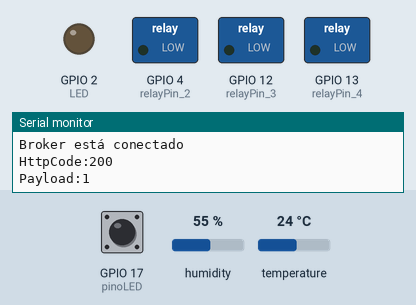
This sketch was run on a simulated ESP32. Parts: switched loads named in the sketch (green lamp = pin HIGH), output pins drawn as LEDs (lit = HIGH), the last lines printed to the serial monitor. Inputs (shaded band) come from the test bench; at power-on: GPIO 17 (pinoLED) HIGH, humidity 55 %, temperature 24 °C. WiFi joins after 1.5 s; servers stay silent unless stated; no MQTT or app messages arrive unless stated; web services answer with replies made up by the test bench.

Above: at 2.1 s.
At 3.1 s:
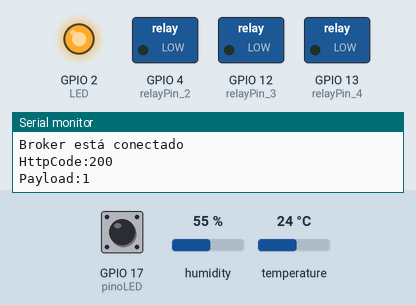
At 3.9 s:
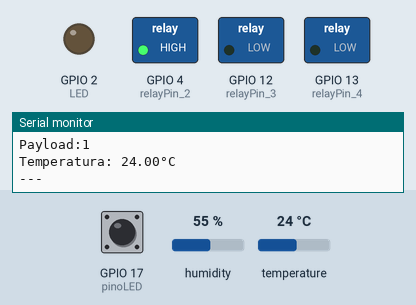
At 4.7 s:
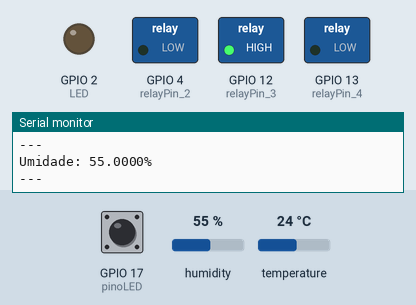
At 5.5 s:
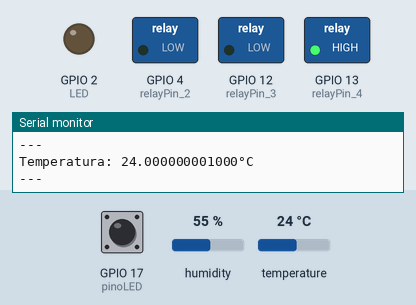
Timing chart, 0 to 8.3 s (numbered marks = the images above):
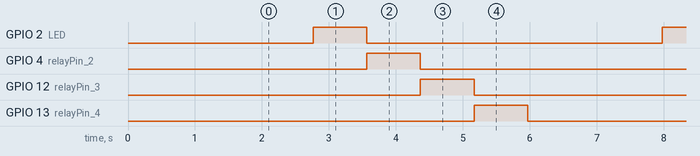

The sketch:

esp32-dht22.ino
```cpp
/**
   ESP32 + DHT22 Example for Wokwi
   http://www.hivemq.com/demos/websocket-client/
   https://wokwi.com/arduino/projects/322410731508073042
*/
#include "WiFi.h"
#include "DHTesp.h"
#include "PubSubClient.h"
#include "HTTPClient.h"
#include "Arduino_JSON.h"

#define LED 2

const int relayPin_1 = 2;
const int relayPin_2 = 4;
const int relayPin_3 = 12;
const int relayPin_4 = 13;
const int DHT_PIN = 15;
const int pinoLED = 17;
const char* ssid = "Wokwi-GUEST";
const char* password = "";
const String url = "https://api.thingspeak.com/update?api_key=0M7K9850R6HKN9PQ&";

//configurações do mqtt broker
int port = 1883; //1883
const char* server = "broker.hivemq.com";
const char* topico = "esp32SA3"; //"senai_tec_des"; //testtopic/2

JSONVar data;
HTTPClient network;
WiFiClient espClient;
PubSubClient mqttClient(espClient);
DHTesp dhtSensor;

void setup() {
  Serial.begin(115200);
  Serial.println("Iniciando Setup");

  WiFi.begin(ssid, password);

  while(WiFi.status() != WL_CONNECTED) {
    delay(500);
    Serial.println(WiFi.status());
    Serial.println(".");
  }
  Serial.println("Conectado à rede Wifi :)");

//conexão com broker
  Serial.println("Conectando ao Broker");
  mqttClient.setServer(server, port);
  char* clientId = "clientId-G1PBAoOhEG";//"clientID-15ioioi&7778sdfasW23"; //"esp343#edssfsd_pok" //clientId-esfwBrgOga  //clientID-29ioioi&7778sdfasW23

  mqttClient.connect(clientId);
  mqttClient.subscribe(topico);

  while(!mqttClient.connected()) {
    delay(500);
    Serial.print(".");
  }
  Serial.println("Broker está conectado");
  dhtSensor.setup(DHT_PIN, DHTesp::DHT22);

  pinMode(LED, OUTPUT);
  pinMode(relayPin_1, OUTPUT);
  pinMode(relayPin_2, OUTPUT);
  pinMode(relayPin_3, OUTPUT);
  pinMode(relayPin_4, OUTPUT);
}

void loop() {
  const int relayPin_1 = 2;
  const int relayPin_2 = 4;
  const int relayPin_3 = 12;
  const int relayPin_4 = 13;
  const int DHT_PIN = 15;
  const int pinoLED = 17;

  //conectando ao servidor:
  float temperatura = dhtSensor.getTemperature();
  float umidade = dhtSensor.getHumidity();

  //conectando ao ThingSpeak
  String path = url + "field1=" + String(temperatura) + "&field2=" + String(umidade);
  network.begin(path);
  int httpCode = network.GET();
  String payload = network.getString();
  Serial.println("HttpCode:" + String(httpCode));
  Serial.println("Payload:" + payload);

  data["temperatura"] = temperatura;
  data["umidade"] = umidade;
  String jsonString = JSON.stringify(data);
  if (!temperatura && !umidade){
    Serial.println("problemas ao enviar mensagem!");
  } else {

    //capturando temperatura e umidade
    delay(1000);

    //imprimindo dados capturados:
    digitalWrite(relayPin_1, HIGH);
    delay(800);
    Serial.println("Temperatura: " + String(temperatura, 2) + "°C");
    Serial.println("---");
    digitalWrite(pinoLED, !digitalRead(pinoLED));
    digitalWrite(relayPin_1, LOW);

    digitalWrite(relayPin_2, HIGH);
    delay(800);
    Serial.println("Umidade: " + String(umidade, 4) + "%");
    Serial.println("---");
    digitalWrite(relayPin_2, LOW);

    digitalWrite(relayPin_3, HIGH);
    delay(800);
    Serial.println("Temperatura: " + String(temperatura, 12) + "°C");
    Serial.println("---");
    digitalWrite(pinoLED, !digitalRead(pinoLED));
    digitalWrite(relayPin_3, LOW);

    digitalWrite(relayPin_4, HIGH);
    delay(800);
    Serial.println("Umidade: " + String(umidade, 13) + "%");
    Serial.println("---");
    digitalWrite(relayPin_4, LOW);
  }

  boolean msg = mqttClient.publish(topico, jsonString.c_str());;
  if (!msg) {
    Serial.println("Problemas ao enviar msg");
    mqttClient.connect("clientId-esfwBrgOga");
    mqttClient.subscribe(topico);
  } else {
    Serial.println("Mensagem enviada com sucesso!!!");
  }
  delay(800);

}

//http://www.hivemq.com/demos/websocket-client/
```

Measured:
- by itself, GPIO 2 (LED), GPIO 4 (relayPin_2), GPIO 12 (relayPin_3), GPIO 13 (relayPin_4): alternates HIGH for 0.80 s and LOW for 4.4 s
- by itself, everything shown: repeats every 5.2 s, in 5 steps
